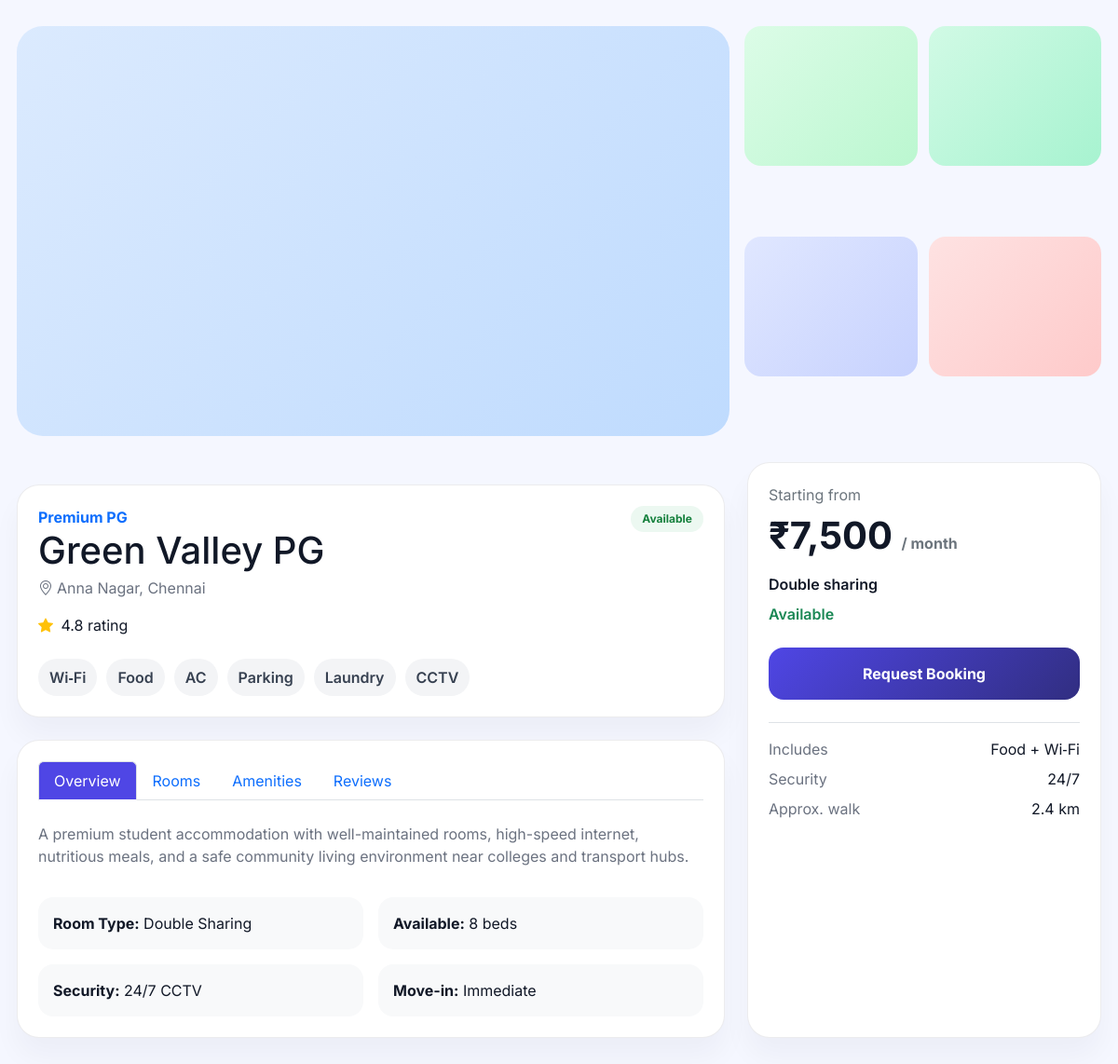
The page /pg-details?id=1 (signed in) on the database its author committed.
### tables this page shows
CREATE TABLE pgs (
            id INTEGER PRIMARY KEY AUTOINCREMENT,
            owner_id INTEGER,
            name TEXT NOT NULL,
            city TEXT,
            area TEXT,
            address TEXT,
            price_from REAL DEFAULT 0,
            gender TEXT,
            room_type TEXT,
            is_approved INTEGER DEFAULT 0,
            is_active INTEGER DEFAULT 1,
            rating REAL DEFAULT 4.5,
            created_at TEXT DEFAULT CURRENT_TIMESTAMP
        );

### app/bootstrap.php (called while the page is built, shortened)
<?php
require BASE_PATH . '/app/helpers.php';
spl_autoload_register(function ($class) {
    $paths = [
        BASE_PATH . '/app/core/',
        BASE_PATH . '/app/models/',
        BASE_PATH . '/app/controllers/'
    ];
    foreach ($paths as $path) {
        $file = $path . $class . '.php';
        if (file_exists($file)) {
            return;
        }
    }
});

### app/core/Database.php (called while the page is built, shortened)
<?php
class Database
{
    private static ?Database $instance = null;
    private function __construct()
    {
        $dsn = DB_DSN;
        $username = DB_USERNAME;
        $password = DB_PASSWORD;
        $options = [
            PDO::ATTR_ERRMODE => PDO::ERRMODE_EXCEPTION,
            PDO::ATTR_DEFAULT_FETCH_MODE => PDO::FETCH_ASSOC,
            PDO::ATTR_EMULATE_PREPARES => false,
        ];
        $this->pdo = new PDO($dsn, $username, $password, $options);
    }
    public static function getInstance(): Database
    {
        if (self::$instance === null) {
            self::$instance = new self();
        }
        return self::$instance;
    }
    public static function pdo(): PDO
    {
        return self::getInstance()->pdo;
    }
}

### app/models/PG.php (called while the page is built, shortened)
<?php
class PG
{
    public static function findById(int $id): ?array
    {
        $stmt = Database::pdo()->prepare('SELECT * FROM pgs WHERE id = :id LIMIT 1');
        $stmt->execute(['id' => $id]);
        $row = $stmt->fetch();
        return $row ?: null;
    }
}

### app/helpers.php (called while the page is built, shortened)
<?php
function e(string $value): string
{
    return htmlspecialchars($value ?? '', ENT_QUOTES, 'UTF-8');
}
function current_user_role(): ?string
{
    return $_SESSION['user']['role'] ?? null;
}

### app/views/pg-details.php (the view, shortened to what this page needs)
<?php
$pg = PG::findById((int) ($_GET['id'] ?? 1));
?>
<!DOCTYPE html>
<html lang="en">
<head>
    <link href="https://cdn.jsdelivr.net/npm/bootstrap@5.3.3/dist/css/bootstrap.min.css" rel="stylesheet">
    <link href="https://cdn.jsdelivr.net/npm/bootstrap-icons@1.11.3/font/bootstrap-icons.min.css" rel="stylesheet">
</head>
<body>
    <div class="page">
        <div class="gallery">
            <div class="main-image"></div>
            <div class="thumbs">
                <div class="thumb"></div>
                <div class="thumb" style="background:linear-gradient(135deg,#d1fae5,#a7f3d0);"></div>
                <div class="thumb" style="background:linear-gradient(135deg,#e0e7ff,#c7d2fe);"></div>
                <div class="thumb" style="background:linear-gradient(135deg,#fee2e2,#fecaca);"></div>
            </div>
        </div>
        <div class="content-grid">
            <div>
                <div class="panel mt-4">
                    <div class="d-flex justify-content-between align-items-start flex-wrap gap-2">
                        <div>
                            <div class="text-primary fw-bold">Premium PG</div>
                            <h1 class="mb-1"><?= e($pg['name']) ?></h1>
                            <div class="meta"><i class="bi bi-geo-alt me-1"></i><?= e($pg['area'] . ', ' . $pg['city']) ?></div>
                        </div>
                        <span class="badge">Available</span>
                    </div>
                    <div class="mt-3"><i class="bi bi-star-fill text-warning me-1"></i> <?= number_format((float) $pg['rating'], 1) ?> rating</div>
                    <div class="amenities mt-4">
                        <span class="amenity">Wi‑Fi</span>
                        <span class="amenity">Food</span>
                        <span class="amenity">AC</span>
                        <span class="amenity">Parking</span>
                        <span class="amenity">Laundry</span>
                        <span class="amenity">CCTV</span>
                    </div>
                </div>
                <div class="panel mt-4">
                    <ul class="nav nav-tabs" data-detail-tabs>
                        <li class="nav-item"><button type="button" class="nav-link active" data-tab="overview">Overview</button></li>
                        <li class="nav-item"><button type="button" class="nav-link" data-tab="rooms">Rooms</button></li>
                        <li class="nav-item"><button type="button" class="nav-link" data-tab="amenities">Amenities</button></li>
                        <li class="nav-item"><button type="button" class="nav-link" data-tab="reviews">Reviews</button></li>
                    </ul>
                    <div class="mt-4" data-tab-panel="overview">
                        <p class="meta">A premium student accommodation with well-maintained rooms, high-speed internet, nutritious meals, and a safe community living environment near colleges and transport hubs.</p>
                        <div class="row g-3 mt-2">
                            <div class="col-md-6"><div class="p-3 rounded-4 bg-light"><strong>Room Type:</strong> Double Sharing</div></div>
                            <div class="col-md-6"><div class="p-3 rounded-4 bg-light"><strong>Available:</strong> 8 beds</div></div>
                            <div class="col-md-6"><div class="p-3 rounded-4 bg-light"><strong>Security:</strong> 24/7 CCTV</div></div>
                            <div class="col-md-6"><div class="p-3 rounded-4 bg-light"><strong>Move-in:</strong> Immediate</div></div>
                        </div>
                    </div>
                </div>
            </div>
            <aside class="price-card panel">
                <div class="text-secondary">Starting from</div>
                <div class="display-6 fw-bold mt-2">₹<?= number_format((float) $pg['price_from'], 0) ?> <span class="fs-6 text-secondary">/ month</span></div>
                <div class="mt-3 fw-semibold"><?= e(ucfirst($pg['room_type'])) ?> sharing</div>
                <div class="mt-2 text-success fw-semibold">Available</div>
                <?php if (current_user_role() === 'student'): ?>
                    <form method="post" action="/student/booking-request"><button class="cta mt-4" type="submit">Request Booking</button></form>
                <?php else: ?>
                    <a class="cta mt-4 d-block text-center text-decoration-none" href="/login">Login to request</a>
                <?php endif; ?>
                <div class="mt-4 border-top pt-3">
                    <div class="d-flex justify-content-between"><span class="meta">Includes</span><span>Food + Wi‑Fi</span></div>
                    <div class="d-flex justify-content-between mt-2"><span class="meta">Security</span><span>24/7</span></div>
                    <div class="d-flex justify-content-between mt-2"><span class="meta">Approx. walk</span><span>2.4 km</span></div>
                </div>
            </aside>
        </div>
    </div>
</body>
</html>

### app/views/pg-details.php (style rules this page uses)
body { font-family:'Inter',sans-serif;background:#f5f7ff;color:#111827 }
.page { max-width:1280px;margin:0 auto;padding:28px 18px 60px }
.gallery { display:grid;grid-template-columns:2fr 1fr;gap:16px }
.main-image { height:440px;border-radius:28px;background:linear-gradient(135deg,#dbeafe,#bfdbfe);position:relative }
.thumbs { display:grid;grid-template-columns:repeat(2,1fr);gap:12px }
.thumb { height:150px;border-radius:18px;background:linear-gradient(135deg,#dcfce7,#bbf7d0) }
.content-grid { display:grid;grid-template-columns:1.6fr .8fr;gap:24px;margin-top:28px }
.panel { background:white;border:1px solid rgba(15,23,42,.08);border-radius:24px;padding:22px;box-shadow:0 20px 30px rgba(15,23,42,.04) }
.badge { display:inline-flex;padding:8px 12px;border-radius:999px;background:rgba(22,163,74,.08);color:#15803d;font-weight:700 }
.amenities { display:flex;flex-wrap:wrap;gap:10px }
.amenity { padding:8px 12px;border-radius:999px;background:#f3f4f6;color:#374151;font-weight:600 }
.price-card { position:sticky;top:24px }
.cta { width:100%;padding:16px;border-radius:16px;background:linear-gradient(135deg,#4f46e5,#312e81);border:none;color:white;font-weight:700 }
.meta { color:#6b7280 }
.nav-tabs .nav-link.active { background:#4f46e5;color:white }

### rows shown on the page
pgs: name "Green Valley PG", area+city "Anna Nagar, Chennai", rating "4.8", price_from "7,500", room_type "Double"
